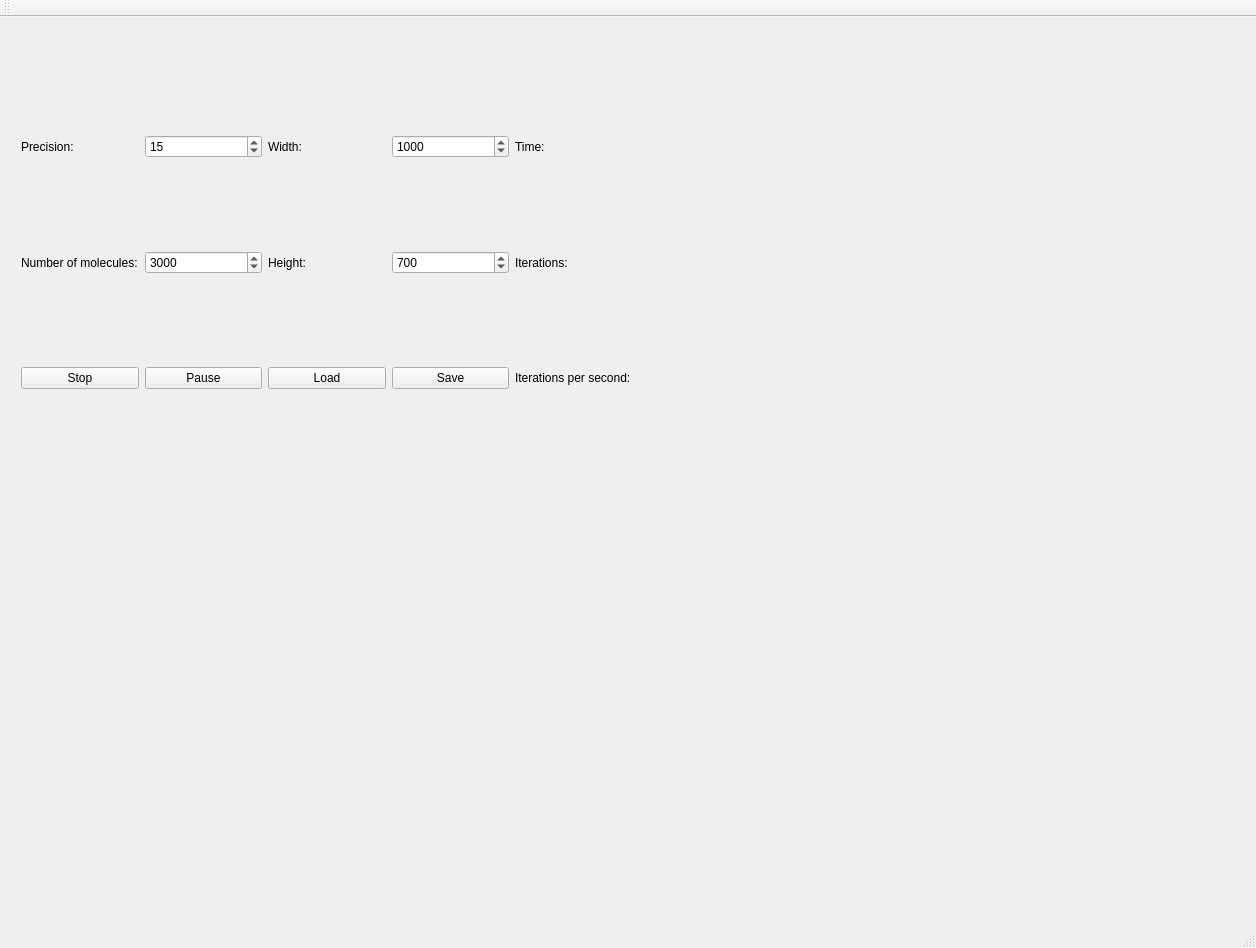
<?xml version="1.0" encoding="UTF-8"?>
<ui version="4.0">
 <class>MainGuiClass</class>
 <widget class="QMainWindow" name="MainGuiClass">
  <property name="geometry">
   <rect>
    <x>0</x>
    <y>0</y>
    <width>1256</width>
    <height>948</height>
   </rect>
  </property>
  <property name="windowTitle">
   <string>MainGui</string>
  </property>
  <widget class="QWidget" name="centralWidget">
   <widget class="QWidget" name="gridLayoutWidget">
    <property name="geometry">
     <rect>
      <x>10</x>
      <y>20</y>
      <width>751</width>
      <height>471</height>
     </rect>
    </property>
    <layout class="QGridLayout" name="mainLayout">
     <item row="2" column="0">
      <widget class="QPushButton" name="stopStartButton">
       <property name="text">
        <string>Stop</string>
       </property>
      </widget>
     </item>
     <item row="2" column="1">
      <widget class="QPushButton" name="pauseContinueButton">
       <property name="text">
        <string>Pause</string>
       </property>
      </widget>
     </item>
     <item row="2" column="3">
      <widget class="QPushButton" name="saveButton">
       <property name="text">
        <string>Save</string>
       </property>
      </widget>
     </item>
     <item row="3" column="1">
      <spacer name="horizontalSpacer_3">
       <property name="orientation">
        <enum>Qt::Horizontal</enum>
       </property>
       <property name="sizeHint" stdset="0">
        <size>
         <width>40</width>
         <height>20</height>
        </size>
       </property>
      </spacer>
     </item>
     <item row="3" column="2">
      <spacer name="horizontalSpacer_4">
       <property name="orientation">
        <enum>Qt::Horizontal</enum>
       </property>
       <property name="sizeHint" stdset="0">
        <size>
         <width>40</width>
         <height>20</height>
        </size>
       </property>
      </spacer>
     </item>
     <item row="3" column="3">
      <spacer name="horizontalSpacer_5">
       <property name="orientation">
        <enum>Qt::Horizontal</enum>
       </property>
       <property name="sizeHint" stdset="0">
        <size>
         <width>40</width>
         <height>20</height>
        </size>
       </property>
      </spacer>
     </item>
     <item row="2" column="2">
      <widget class="QPushButton" name="loadButton">
       <property name="text">
        <string>Load</string>
       </property>
      </widget>
     </item>
     <item row="3" column="0">
      <spacer name="horizontalSpacer_2">
       <property name="orientation">
        <enum>Qt::Horizontal</enum>
       </property>
       <property name="sizeHint" stdset="0">
        <size>
         <width>40</width>
         <height>20</height>
        </size>
       </property>
      </spacer>
     </item>
     <item row="0" column="1">
      <widget class="QSpinBox" name="precisionSpinBox">
       <property name="minimum">
        <number>12</number>
       </property>
       <property name="maximum">
        <number>20</number>
       </property>
       <property name="value">
        <number>15</number>
       </property>
      </widget>
     </item>
     <item row="0" column="2">
      <widget class="QLabel" name="label_3">
       <property name="text">
        <string>Width:</string>
       </property>
      </widget>
     </item>
     <item row="1" column="0">
      <widget class="QLabel" name="label_2">
       <property name="text">
        <string>Number of molecules:</string>
       </property>
      </widget>
     </item>
     <item row="1" column="2">
      <widget class="QLabel" name="label_4">
       <property name="text">
        <string>Height:</string>
       </property>
      </widget>
     </item>
     <item row="1" column="1">
      <widget class="QSpinBox" name="numberOfMoleculesSpinBox">
       <property name="minimum">
        <number>1</number>
       </property>
       <property name="maximum">
        <number>100000</number>
       </property>
       <property name="value">
        <number>3000</number>
       </property>
      </widget>
     </item>
     <item row="0" column="3">
      <widget class="QSpinBox" name="widthSpinBox">
       <property name="minimum">
        <number>100</number>
       </property>
       <property name="maximum">
        <number>1800</number>
       </property>
       <property name="singleStep">
        <number>1</number>
       </property>
       <property name="value">
        <number>1000</number>
       </property>
      </widget>
     </item>
     <item row="1" column="3">
      <widget class="QSpinBox" name="heightSpinBox">
       <property name="minimum">
        <number>100</number>
       </property>
       <property name="maximum">
        <number>800</number>
       </property>
       <property name="value">
        <number>700</number>
       </property>
      </widget>
     </item>
     <item row="0" column="0">
      <widget class="QLabel" name="label">
       <property name="text">
        <string>Precision:</string>
       </property>
      </widget>
     </item>
     <item row="3" column="4">
      <spacer name="horizontalSpacer">
       <property name="orientation">
        <enum>Qt::Horizontal</enum>
       </property>
       <property name="sizeHint" stdset="0">
        <size>
         <width>40</width>
         <height>20</height>
        </size>
       </property>
      </spacer>
     </item>
     <item row="3" column="5">
      <spacer name="horizontalSpacer_6">
       <property name="orientation">
        <enum>Qt::Horizontal</enum>
       </property>
       <property name="sizeHint" stdset="0">
        <size>
         <width>40</width>
         <height>20</height>
        </size>
       </property>
      </spacer>
     </item>
     <item row="0" column="4">
      <widget class="QLabel" name="timeLabel">
       <property name="text">
        <string>Time: </string>
       </property>
      </widget>
     </item>
     <item row="1" column="4">
      <widget class="QLabel" name="iterationsLabel">
       <property name="text">
        <string>Iterations: </string>
       </property>
      </widget>
     </item>
     <item row="2" column="4">
      <widget class="QLabel" name="iterPerSecLabel">
       <property name="text">
        <string>Iterations per second:</string>
       </property>
      </widget>
     </item>
    </layout>
   </widget>
  </widget>
  <widget class="QMenuBar" name="menuBar">
   <property name="geometry">
    <rect>
     <x>0</x>
     <y>0</y>
     <width>1256</width>
     <height>26</height>
    </rect>
   </property>
  </widget>
  <widget class="QToolBar" name="mainToolBar">
   <attribute name="toolBarArea">
    <enum>TopToolBarArea</enum>
   </attribute>
   <attribute name="toolBarBreak">
    <bool>false</bool>
   </attribute>
  </widget>
  <widget class="QStatusBar" name="statusBar"/>
 </widget>
 <layoutdefault spacing="6" margin="11"/>
 <resources>
  <include location="maingui.qrc"/>
 </resources>
 <connections/>
</ui>
